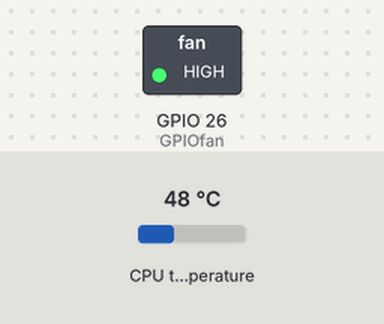
Simulated run of this program. Board: Raspberry Pi (BCM pin numbers). Parts: switched loads named in the program (green lamp = pin HIGH). The inputs (shaded band) are chosen by the test bench; at power-on: CPU temperature 48 °C.

Above: at 1.2 s.
1.3 s: CPU temperature set to 64 °C
11.3 s: CPU temperature set to 67 °C
At 21.2 s:
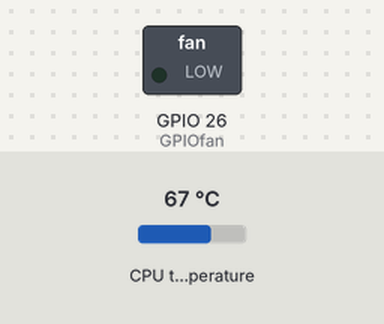
21.5 s: CPU temperature set to 31 °C
At 30.9 s:
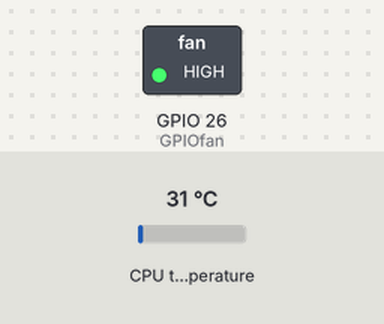
31.5 s: CPU temperature set to 71 °C
At 41.4 s:
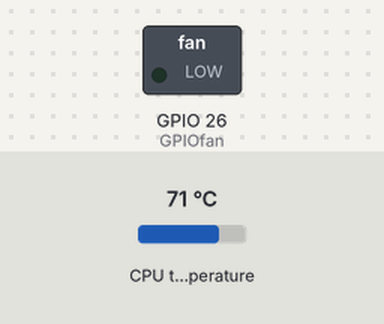
Timing chart, 0 to 42.5 s (numbered marks = the images above; inputs shaded):
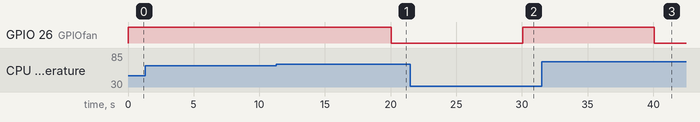

The program:

simple-fan.py
```python
#!/susr/bin/python

# >>> THIS SCRIPT ONLY WORKS with a 5v 1.2Amp Fan <<<

# connect red lead to a 3.3v pin (e.g., physical pin 1 or 17)
# connect black lead to GPIOfan (e.g., physical pin 7, GPIO 4)

# on NEMS run
# $ sudo apt-get install python-rpi.gpio python3-rpi.gpio -y

#########################
#
# simple-fan turns a fan on and off when temperature exceeds temperature
# thresholds.
#
# The fan comes with a MiuZei case, and can run on 3.3V (low speed) or
# 5V (high speed). The fan can be plugged into either 3.3V or 5.5v GPIO
# pin and to a ground GPIO pin, but that means the fan will always run
# and that isn't very much fun. Any fan can be used as long it can operate
# at 3.3V
#
# run-fan was tested on a raspberry pi 3b+ running nems linux and kodi on OSMC
#
#########################

#########################
#
# simple-fan.py is based on:
#    https://stackoverflow.com/questions/41819683/how-can-i-control-a-fan-with-gpio-on-a-raspberry-pi-3-using-python
#
#########################

#########################
#
# simple-fan starts automatically using systemd
#
# Create a systemd service file using:
#   $ sudo nano /lib/systemd/system/simple-fan.service
#
# with the contents as shown below
# remove # and leading spaces:
#   [Unit]
#   Description=run fan when hot
#   After=meadiacenter.service
#
#   [Service]
#   # If User and Group are not specified as root, then it won't work
#   User=root
#   Group=root
#   Type=simple
#   ExecStart=/usr/bin/python /home/pi/simple-fan.py
# >>> Replace the following line: on OSMC or Raspberry Pi OS with Restart=on-failure instead of Restart=Always
#   Restart=Always
#
#   [Install]
#   WantedBy=multi-user.target
#
# end of the simple-fan.service
# ctrl-o, ENTER, ctrl-x to save and exit the nano editor
#
# After any changes to /lib/systemd/system/simple-fan.service:
#    sudo systemctl daemon-reload
#    sudo systemctl enable simple-fan.service
#    sudo reboot
#
# Ensure the run-fan.service in systemd is enabled and running:
#    systemctl list-unit-files | grep enabled | grep simple
#    systemctl | grep running | grep fan
#    systemctl status simple-fan.service -l
#
# If there are any issues with starting the script using systemd,
# then examine the journal using:
#    sudo journalctl -u simple-fan.service
#
#########################

import os
from time import sleep
import signal
import sys
import RPi.GPIO as GPIO

GPIOfan = 26
TurnOnTemp = 65.0

GPIO.setmode(GPIO.BCM)
GPIO.setup(GPIOfan, GPIO.OUT)

while True:     # Loop forever

    # Read the current temperature
    # osmc requires path
    res = os.popen('/opt/vc/bin/vcgencmd measure_temp').readline()
    # other OS's do not require path or may use different path
    # use $ which vcgencmd to find path
    # res = os.popen('vcgencmd measure_temp').readline()

    temp = float((res.replace("temp=","").replace("'C\n","")))

    # print 'Temperature from vcgencmd: {}'.format(temp)

    # Control the fan
    if temp > TurnOnTemp:
        # print 'Turning on fan = ' + str(GPIOfan)
        # The red fan pin is connected to 3.3V and the GPIOfan pin is the black pin on the fan
        # this doesn't seem to make any sense, but it works
        GPIO.output(GPIOfan, False)
    else:
        # print 'Turning off fan = ' + str(GPIOfan)
        GPIO.output(GPIOfan, True)

    # Wait before the next iteration

    sleep(10)
```

Measured:
- the behaviour switches between 65 and 66 °C on CPU temperature (found by bisection; images 0 and 1)
- after the input at 1.3 s, every drawn part: stays the same
- after the input at 11.3 s, GPIO 26 (GPIOfan): HIGH → LOW after 8.7 s
- after the input at 21.5 s, GPIO 26 (GPIOfan): LOW → HIGH after 8.6 s
- after the input at 31.5 s, GPIO 26 (GPIOfan): HIGH → LOW after 8.6 s
